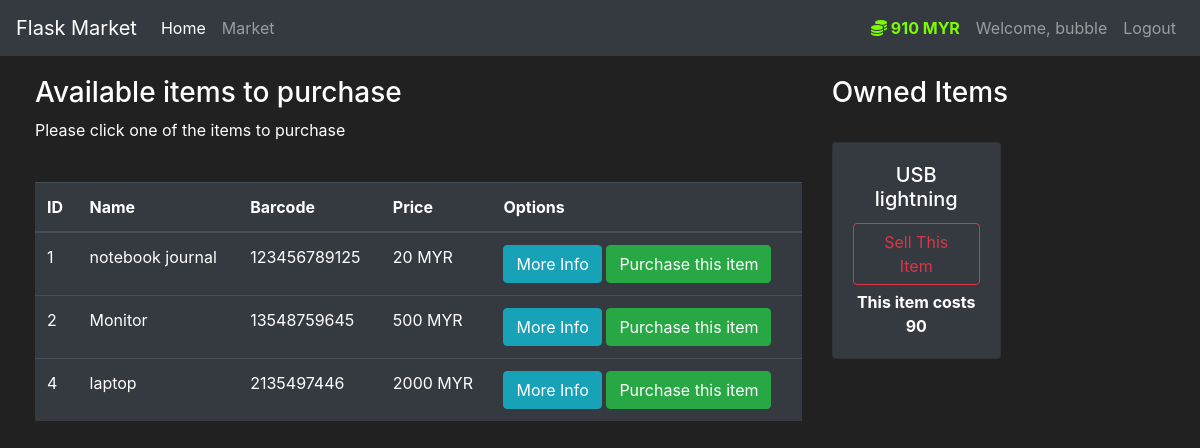
Page /market (signed in) on the committed database.
### market/models.py (models this page shows, shortened)
class User(db.Model, UserMixin):
    id = db.Column(db.Integer(), primary_key = True)
    username = db.Column(db.String(length = 30), nullable=False, unique = True)
    email_address = db.Column(db.String(length = 50), nullable = False, unique = True)
    password_hash = db.Column(db.String(length = 60), nullable = False)
    budget = db.Column(db.Integer(), nullable = False, default=1000)
    items = db.relationship('Item', backref='owned_user', lazy=True)
    is_admin = db.Column(db.Boolean, default = False, nullable = False)
    @property
    def prettier_budget(self):
        if len(str(self.budget)) >= 4:
            return f'{str(self.budget)[:-3]},{str(self.budget)[-3:]} MYR'
        else:
            return f'{self.budget} MYR'
    @property
    def password(self):
        return self.password

class Item(db.Model):
    id = db.Column(db.Integer(), primary_key=True)
    name = db.Column(db.String(length=30), nullable=False, unique = True)
    price = db.Column(db.Integer(), nullable = False)
    barcode = db.Column(db.String(length=12), nullable = False, unique = True)
    description = db.Column(db.String(length=1024), nullable=False, unique = True)
    owner = db.Column(db.Integer(), db.ForeignKey('user.id'))

### market/route.py (the view, shortened to what this page needs)
@app.route('/market',  methods=['GET', 'POST'])
@login_required
def market_page():
    purchase_form = PurchaseItemForm()
    selling_form = SellItemForm()
    if request.method == 'GET':
        items = Item.query.filter_by(owner = None)
        owned_items = Item.query.filter_by(owner = current_user.id)
        return render_template('market.html', items=items, purchase_form=purchase_form, owned_items=owned_items, selling_form=selling_form)

### market/models.py (called while the page is built)
@login_manager.user_loader
def load_user(user_id):
    return User.query.get(int(user_id))

### market/templates/market.html (shortened to what this page needs)
{% extends 'base.html' %}
{% block content %}
<div class = 'row' style = 'margin-top: 20px; margin-left: 20px'>
    <div class = 'col-8'>
        <h3>Available items to purchase</h3>
        <p>Please click one of the items to purchase</p>
        <br>
    <table class="table table-hover table-dark">
        <thead>
            <tr>
            <th scope="col">ID</th>
            <th scope="col">Name</th>
            <th scope="col">Barcode</th>
            <th scope="col">Price</th>
            <th scope="col">Options</th>
            </tr>
        </thead>
        <tbody>
            {% for item in items %}
            <tr>
                <td>{{ item.id }}</td>
                <td>{{ item.name }}</td>
                <td>{{ item.barcode }}</td>
                <td>{{ item.price }} MYR</td>
                <td>
                    <button class="btn btn-outline btn-info" data-toggle='modal' data-target="#Modal-MoreInfo-{{ item.id }}">More Info</button>
                    <button class="btn btn-outline btn-success" data-toggle='modal' data-target="#Modal-PurchaseConfirmation-{{ item.id }}">Purchase this item</button>
                </td>
            </tr>
            {% endfor %}
        </tbody>
    </table>
    </div>
    <div class = 'col-4'>
        <h3>Owned Items</h3>
        <br>
        <div class = 'row'>
            {% for owned_item in owned_items %}
                <div class = 'col-md-6'>
                    <div style = 'margin-bottom: 5px' class = 'card text-center bg-dark'>
                        <div class= 'card-body'>
                            <h5 class = 'card-title'>{{ owned_item.name }}</h5>
                            <button type="button" class="btn btn-outline-danger" style="margin-bottom: 5px"
                            data-toggle="modal" data-target="#Modal-SellingConfirmation-{{ owned_item.id }}">
                                Sell This Item
                            </button>
                            <p class='card-text'>
                                <strong>
                                This item costs {{ owned_item.price }}
                                </strong>
                            </p>
                        </div>
                    </div>
                </div>
            {% endfor %}
        </div>
    </div>
</div>
{% endblock %}

### market/templates/base.html (shortened to what this page needs)
<!doctype html>
<html lang="en">
   <head>
      <link rel="stylesheet" href="https://cdn.jsdelivr.net/npm/bootstrap@4.5.3/dist/css/bootstrap.min.css">
   </head>
   <body>
        <nav class="navbar navbar-expand-lg navbar-dark bg-dark">
            <a class="navbar-brand" href="#">Flask Market</a>
            <div class="collapse navbar-collapse" id="navbarNav">
                <ul class="navbar-nav mr-auto">
                    <li class="nav-item active">
                        <a class="nav-link" href="{{ url_for('home_page') }}">Home <span class="sr-only">(current)</span></a>
                    </li>
                    <li class="nav-item">
                        <a class="nav-link" href="{{ url_for('market_page')}}">Market</a>
                    </li>
                </ul>
                    {% if current_user.is_authenticated %}
                        {% if current_user.is_admin == True %}
                        <ul class="navbar-nav">
                            <li class="nav-item">
                                <a class="nav-link" style ="color: lawngreen; font-weight: bold">
                                    <i class="fas fa-coins"></i>
                                    {{ current_user.prettier_budget }}
                                </a>
                            </li>
                            <li class="nav-item">
                                <a class="nav-link">Welcome, admin {{current_user.username}}</a>
                            </li>
                            <li class="nav-item">
                                <a class="nav-link" href="/admin">Admin</a>
                            </li>
                            <li class="nav-item">
                                <a class="nav-link" href="{{ url_for('logout_page')}}">Logout</a>
                            </li>
                        </ul>
                        {% else %}
                        <ul class="navbar-nav">
                            <li class="nav-item">
                                <a class="nav-link" style ="color: lawngreen; font-weight: bold">
                                    <i class="fas fa-coins"></i>
                                    {{ current_user.prettier_budget }}
                                </a>
                            </li>
                            <li class="nav-item">
                                <a class="nav-link">Welcome, {{current_user.username}}</a>
                            </li>
                            <li class="nav-item">
                                <a class="nav-link" href="{{ url_for('logout_page')}}">Logout</a>
                            </li>
                        </ul>
                        {% endif %}
                    {% endif %}
            </div>
        </nav>
                {% block content %}
                {% endblock %}
    </body>
</html>

### market/templates/base.html (style rules this page uses)
body { background-color: #212121; color: white }

### rows in the picture
User: prettier_budget "910 MYR", username "bubble"
Item: id "1", name "notebook journal", barcode "123456789125", price "20"
Item: id "2", name "Monitor", barcode "13548759645", price "500"
Item: id "4", name "laptop", barcode "2135497446", price "2000"
Item: name "USB lightning", price "90"
